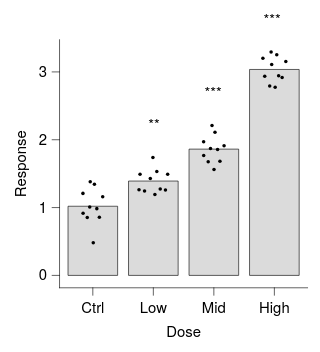

This figure's Vega-Lite source:
### Vega-Lite specification from a JSON file in a GitHub repository (floating-point values rounded to 4 significant figures)
{"background": null, "config": {"arc": {"fill": "#DBDBDB", "fillOpacity": 1.0, "innerRadius": 25.0, "padAngle": 0.03, "stroke": "black", "strokeOpacity": 1, "strokeWidth": 0.25}, "area": {"fill": "#DBDBDB", "fillOpacity": 1.0, "stroke": "black", "strokeOpacity": 1, "strokeWidth": 0.25}, "axis": {"domain": true, "domainCap": "round", "domainColor": "black", "domainWidth": 0.25, "grid": false, "gridCap": "round", "gridColor": "#F1F1F1", "gridDash": [0, 0], "gridOpacity": 1.0, "gridWidth": 0.25, "labelColor": "black", "labelFont": "Helvetica Neue, HelveticaNeue, Helvetica, Arial, sans-serif", "labelFontSize": 6, "labelFontStyle": "normal", "labelFontWeight": 400, "offset": 0, "ticks": true, "tickCap": "round", "tickColor": "black", "tickRound": false, "tickSize": 3.0, "tickWidth": 0.25, "titleColor": "black", "titleFont": "Helvetica Neue, HelveticaNeue, Helvetica, Arial, sans-serif", "titleFontSize": 6, "titleFontStyle": "normal", "titleFontWeight": 400}, "axisX": {"domain": true, "labelAlign": "center", "labelAngle": 0, "labels": true, "ticks": true, "translate": 0}, "axisY": {"domain": true, "labelAlign": "right", "labelAngle": 0, "labels": true, "ticks": true, "translate": 0}, "axisRight": {"domain": true, "labelAlign": "left", "labelAngle": 0, "labels": true, "ticks": true, "translate": 0}, "axisTop": {"domain": true, "labelAlign": "center", "labelAngle": 0, "labels": true, "ticks": true, "translate": 0}, "axisBand": {"tickOffset": 0}, "bar": {"fill": "#DBDBDB", "fillOpacity": 1.0, "stroke": "black", "strokeOpacity": 1, "strokeWidth": 0.25}, "boxplot": {"size": 9.0, "ticks": {"cornerRadius": 0.25, "fill": "black", "opacity": 1, "size": 4.5, "thickness": 0.25}, "box": {"fillOpacity": 1.0, "stroke": "black", "strokeOpacity": 1, "strokeWidth": 0.25}, "median": {"cornerRadius": 0, "fill": "black", "fillOpacity": 1.0, "opacity": 1, "size": 9.0, "thickness": 0.25}, "rule": {"fill": "black", "fillOpacity": 1.0, "size": 10.0, "stroke": "black", "strokeDash": [0, 0], "strokeOpacity": 1, "strokeWidth": 0.25}, "outliers": {"color": "black", "fill": "black", "fillOpacity": 1.0, "size": 0, "stroke": "black", "strokeOpacity": 1, "strokeWidth": 0.25}}, "circle": {"fill": "black", "fillOpacity": 1.0, "size": 1.25, "stroke": null, "strokeOpacity": 1, "strokeWidth": 0.25}, "errorband": {"band": {"fillOpacity": 0.6, "stroke": null, "strokeWidth": 0.25, "strokeOpacity": 1}, "borders": {"opacity": 0, "strokeOpacity": 1, "strokeWidth": 0.25}}, "errorbar": {"opacity": 1, "rule": {"strokeDash": [0, 0], "strokeWidth": 0.25}, "ticks": {"color": "black", "cornerRadius": 0.125, "opacity": 1, "size": 6.0, "thickness": 0.25}, "thickness": 0.25}, "font": "Helvetica Neue, HelveticaNeue, Helvetica, Arial, sans-serif", "geoshape": {"fill": "#DBDBDB", "fillOpacity": 1.0, "stroke": "black", "strokeOpacity": 1, "strokeWidth": 0.25}, "header": {"labelColor": "black", "labelFont": "Helvetica Neue, HelveticaNeue, Helvetica, Arial, sans-serif", "labelFontSize": 6, "labelFontStyle": "normal", "labelFontWeight": 400, "titleColor": "black", "titleFont": "Helvetica Neue, HelveticaNeue, Helvetica, Arial, sans-serif", "titleFontSize": 6, "titleFontStyle": "normal", "titleFontWeight": 400, "titlePadding": 0}, "legend": {"disable": false, "offset": 4.5, "titlePadding": 4, "labelOffset": 2, "gradientLabelOffset": 2, "columnPadding": 4, "rowPadding": 2, "gradientThickness": 5, "gradientOpacity": 1.0, "gradientStrokeColor": "black", "gradientStrokeWidth": 0.25, "labelColor": "black", "labelFont": "Helvetica Neue, HelveticaNeue, Helvetica, Arial, sans-serif", "labelFontSize": 6, "labelFontStyle": "normal", "labelFontWeight": 400, "strokeColor": "black", "strokeWidth": 0, "symbolSize": 36, "symbolStrokeColor": "black", "symbolStrokeWidth": 0.25, "titleColor": "black", "titleFont": "Helvetica Neue, HelveticaNeue, Helvetica, Arial, sans-serif", "titleFontSize": 6, "titleFontStyle": "normal", "titleFontWeight": 400}, "line": {"color": "black", "stroke": "black", "strokeCap": "butt", "strokeDash": [0, 0], "strokeOpacity": 1, "strokeWidth": 0.5}, "point": {"filled": true, "fill": "#DBDBDB", "fillOpacity": 1.0, "size": 5.0, "stroke": "black", "strokeOpacity": 1, "strokeWidth": 0.25}, "range": {"category": ["#9D9D9D", "#28287D", "#004225", "#47266F", "#00605D", "#DBDBDB", "#7983C1", "#6E927B", "#937FB4", "#699A97"], "diverging": {"scheme": ["#4F4265", "#6A5C82", "#85789D", "#A196B7", "#BDB5CE", "#D8D6DD", "#F6F6F6", "#CED8D7", "#9DBFBD", "#75A3A0", "#518683", "#326967", "#164D4B"]}, "heatmap": {"scheme": ["#440154", "#472270", "#433E82", "#38598C", "#2C728E", "#238A8D", "#24A086", "#39B578", "#5DC862", "#96D646", "#CAE02D", "#FDE724"]}, "ordinal": {"scheme": ["#F1F1F1", "#DBDBDB", "#C6C6C6", "#B2B2B2", "#9D9D9D", "#898989", "#767676", "#636363", "#515151", "#404040", "#2F2F2F", "#1F1F1F"]}, "ramp": {"scheme": ["#440154", "#472270", "#433E82", "#38598C", "#2C728E", "#238A8D", "#24A086", "#39B578", "#5DC862", "#96D646", "#CAE02D", "#FDE724"]}}, "rule": {"color": "black", "stroke": "black", "strokeCap": "round", "strokeDash": [2, 2], "strokeOpacity": 1, "strokeWidth": 0.25}, "scale": {"barBandPaddingInner": 0.1, "rectBandPaddingInner": 0, "tickBandPaddingInner": 0.1, "bandPaddingOuter": 0.1, "bandWithNestedOffsetPaddingInner": 0.2, "bandWithNestedOffsetPaddingOuter": 0.2, "offsetBandPaddingInner": 0, "offsetBandPaddingOuter": 0, "continuousPadding": 5.0, "round": false}, "rect": {"fill": "#DBDBDB", "fillOpacity": 1.0, "stroke": "black", "strokeOpacity": 1, "strokeWidth": 0.25}, "square": {"fill": "#DBDBDB", "fillOpacity": 1.0, "size": 10.0, "stroke": "black", "strokeOpacity": 1, "strokeWidth": 0.25}, "text": {"color": "black", "font": "Helvetica Neue, HelveticaNeue, Helvetica, Arial, sans-serif", "fontSize": 6, "fontStyle": "normal", "fontWeight": 400}, "tick": {"color": "black", "cornerRadius": 0.125, "opacity": 1.0, "size": 9.0, "thickness": 0.25}, "title": {"anchor": "middle", "frame": "group", "color": "black", "font": "Helvetica Neue, HelveticaNeue, Helvetica, Arial, sans-serif", "fontSize": 6, "fontStyle": "normal", "fontWeight": 400, "subtitleColor": "black", "subtitleFont": "Helvetica Neue, HelveticaNeue, Helvetica, Arial, sans-serif", "subtitleFontSize": 6, "subtitleFontStyle": "normal", "subtitleFontWeight": 400}, "trail": {"color": "black", "opacity": 1, "size": 0.5}, "view": {"continuousWidth": 100, "continuousHeight": 100, "discreteWidth": 100, "discreteHeight": 100, "fill": null, "stroke": null, "strokeWidth": 0.25}}, "layer": [{"mark": {"type": "bar", "size": 20.0}, "encoding": {"x": {"field": "dose", "sort": ["Ctrl", "Low", "Mid", "High"], "title": "Dose", "type": "nominal"}, "y": {"aggregate": "mean", "field": "response", "title": "Response", "type": "quantitative", "scale": {"nice": false}}}}, {"mark": {"type": "circle", "size": 2}, "encoding": {"x": {"field": "dose", "sort": ["Ctrl", "Low", "Mid", "High"], "title": "Dose", "type": "nominal"}, "xOffset": {"field": "quasirandom_x", "scale": {"domain": [-6.84, 6.84]}, "type": "quantitative"}, "y": {"field": "response", "type": "quantitative", "scale": {"nice": false}}}}, {"layer": [{"data": {"values": [{"y": 1.739, "label": "**", "__dysonsphere__": 1}]}, "mark": {"type": "text", "align": "center", "baseline": "bottom", "dy": -10.0, "fontSize": 6}, "encoding": {"text": {"field": "label", "type": "nominal"}, "x": {"value": 38.1}, "y": {"field": "y", "type": "quantitative", "scale": {"nice": false}}}}, {"data": {"values": [{"y": 2.211, "label": "***", "__dysonsphere__": 1}]}, "mark": {"type": "text", "align": "center", "baseline": "bottom", "dy": -10.0, "fontSize": 6}, "encoding": {"text": {"field": "label", "type": "nominal"}, "x": {"value": 61.9}, "y": {"field": "y", "type": "quantitative", "scale": {"nice": false}}}}, {"data": {"values": [{"y": 3.292, "label": "***", "__dysonsphere__": 1}]}, "mark": {"type": "text", "align": "center", "baseline": "bottom", "dy": -10.0, "fontSize": 6}, "encoding": {"text": {"field": "label", "type": "nominal"}, "x": {"value": 85.71}, "y": {"field": "y", "type": "quantitative", "scale": {"nice": false}}}}], "name": "__dysonsphere_8b8141bb5db324c2_35"}], "data": {"name": "data-107881c97ce83a8aa5e9de0b22f17440"}, "$schema": "https://vega.github.io/schema/vega-lite/v6.4.1.json", "datasets": {"data-107881c97ce83a8aa5e9de0b22f17440": [{"dose": "Ctrl", "response": 1.01, "quasirandom_x": -0.7785}, {"dose": "Ctrl", "response": 1.381, "quasirandom_x": -0.6519}, {"dose": "Ctrl", "response": 1.343, "quasirandom_x": 0.399}, {"dose": "Ctrl", "response": 0.8571, "quasirandom_x": 1.643}, {"dose": "Ctrl", "response": 0.9166, "quasirandom_x": -2.445}, {"dose": "Ctrl", "response": 0.8523, "quasirandom_x": -1.399}, {"dose": "Ctrl", "response": 1.16, "quasirandom_x": 2.484}, {"dose": "Ctrl", "response": 0.9843, "quasirandom_x": 1.005}, {"dose": "Ctrl", "response": 1.209, "quasirandom_x": -2.484}, {"dose": "Ctrl", "response": 0.4827, "quasirandom_x": 0.1128}, {"dose": "Low", "response": 1.739, "quasirandom_x": -0.1048}, {"dose": "Low", "response": 1.273, "quasirandom_x": 1.73}, {"dose": "Low", "response": 1.491, "quasirandom_x": 3.6}, {"dose": "Low", "response": 1.262, "quasirandom_x": -3.6}, {"dose": "Low", "response": 1.194, "quasirandom_x": 0.392}, {"dose": "Low", "response": 1.43, "quasirandom_x": -0.762}, {"dose": "Low", "response": 1.531, "quasirandom_x": 0.8723}, {"dose": "Low", "response": 1.243, "quasirandom_x": -2.21}, {"dose": "Low", "response": 1.257, "quasirandom_x": 3.043}, {"dose": "Low", "response": 1.492, "quasirandom_x": -3.34}, {"dose": "Mid", "response": 1.856, "quasirandom_x": 0.935}, {"dose": "Mid", "response": 1.676, "quasirandom_x": -1.418}, {"dose": "Mid", "response": 2.211, "quasirandom_x": -0.4617}, {"dose": "Mid", "response": 1.912, "quasirandom_x": 2.569}, {"dose": "Mid", "response": 1.562, "quasirandom_x": 0.0429}, {"dose": "Mid", "response": 1.872, "quasirandom_x": -0.8404}, {"dose": "Mid", "response": 1.969, "quasirandom_x": -2.569}, {"dose": "Mid", "response": 1.766, "quasirandom_x": -2.548}, {"dose": "Mid", "response": 1.682, "quasirandom_x": 1.528}, {"dose": "Mid", "response": 2.11, "quasirandom_x": 0.286}, {"dose": "High", "response": 3.251, "quasirandom_x": 0.6013}, {"dose": "High", "response": 2.935, "quasirandom_x": -2.42}, {"dose": "High", "response": 2.792, "quasirandom_x": -1.168}, {"dose": "High", "response": 3.108, "quasirandom_x": -0.6679}, {"dose": "High", "response": 3.201, "quasirandom_x": -2.878}, {"dose": "High", "response": 2.916, "quasirandom_x": 1.949}, {"dose": "High", "response": 3.153, "quasirandom_x": 2.878}, {"dose": "High", "response": 3.292, "quasirandom_x": -0.8196}, {"dose": "High", "response": 2.942, "quasirandom_x": 1.075}, {"dose": "High", "response": 2.772, "quasirandom_x": 0.2021}]}}
